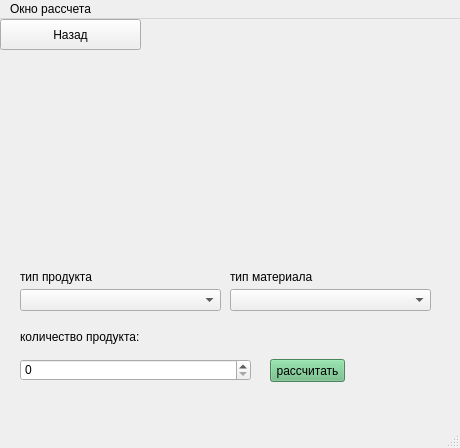
<?xml version="1.0" encoding="UTF-8"?>
<ui version="4.0">
 <class>MainWindow</class>
 <widget class="QMainWindow" name="MainWindow">
  <property name="geometry">
   <rect>
    <x>0</x>
    <y>0</y>
    <width>460</width>
    <height>448</height>
   </rect>
  </property>
  <property name="windowTitle">
   <string>MainWindow</string>
  </property>
  <widget class="QWidget" name="centralwidget">
   <widget class="QComboBox" name="comboBox">
    <property name="geometry">
     <rect>
      <x>20</x>
      <y>270</y>
      <width>201</width>
      <height>22</height>
     </rect>
    </property>
    <property name="font">
     <font>
      <family>Segoe UI</family>
     </font>
    </property>
   </widget>
   <widget class="QComboBox" name="comboBox_2">
    <property name="geometry">
     <rect>
      <x>230</x>
      <y>270</y>
      <width>201</width>
      <height>22</height>
     </rect>
    </property>
    <property name="font">
     <font>
      <family>Segoe UI</family>
     </font>
    </property>
   </widget>
   <widget class="QLabel" name="label">
    <property name="geometry">
     <rect>
      <x>20</x>
      <y>250</y>
      <width>131</width>
      <height>16</height>
     </rect>
    </property>
    <property name="font">
     <font>
      <family>Segoe UI</family>
     </font>
    </property>
    <property name="text">
     <string>тип продукта</string>
    </property>
   </widget>
   <widget class="QLabel" name="label_2">
    <property name="geometry">
     <rect>
      <x>230</x>
      <y>250</y>
      <width>181</width>
      <height>16</height>
     </rect>
    </property>
    <property name="font">
     <font>
      <family>Segoe UI</family>
     </font>
    </property>
    <property name="text">
     <string>тип материала</string>
    </property>
   </widget>
   <widget class="QLabel" name="label_3">
    <property name="geometry">
     <rect>
      <x>20</x>
      <y>310</y>
      <width>171</width>
      <height>16</height>
     </rect>
    </property>
    <property name="font">
     <font>
      <family>Segoe UI</family>
     </font>
    </property>
    <property name="text">
     <string>количество продукта:</string>
    </property>
   </widget>
   <widget class="QLabel" name="label_4">
    <property name="geometry">
     <rect>
      <x>20</x>
      <y>370</y>
      <width>421</width>
      <height>31</height>
     </rect>
    </property>
    <property name="font">
     <font>
      <family>Segoe UI</family>
     </font>
    </property>
    <property name="text">
     <string/>
    </property>
   </widget>
   <widget class="QPushButton" name="pushButton">
    <property name="geometry">
     <rect>
      <x>270</x>
      <y>340</y>
      <width>75</width>
      <height>23</height>
     </rect>
    </property>
    <property name="font">
     <font>
      <family>Segoe UI</family>
     </font>
    </property>
    <property name="styleSheet">
     <string notr="true">background-color: rgb(103, 186, 128);</string>
    </property>
    <property name="text">
     <string>расcчитать</string>
    </property>
   </widget>
   <widget class="QPushButton" name="pushButton_2">
    <property name="geometry">
     <rect>
      <x>0</x>
      <y>0</y>
      <width>141</width>
      <height>31</height>
     </rect>
    </property>
    <property name="font">
     <font>
      <family>Segoe UI</family>
     </font>
    </property>
    <property name="text">
     <string>Назад</string>
    </property>
   </widget>
   <widget class="QLabel" name="label_5">
    <property name="geometry">
     <rect>
      <x>190</x>
      <y>0</y>
      <width>261</width>
      <height>221</height>
     </rect>
    </property>
    <property name="text">
     <string/>
    </property>
    <property name="pixmap">
     <pixmap>../Ресурсы/Мастер пол.ico</pixmap>
    </property>
   </widget>
   <widget class="QSpinBox" name="spinBox">
    <property name="geometry">
     <rect>
      <x>20</x>
      <y>340</y>
      <width>231</width>
      <height>22</height>
     </rect>
    </property>
    <property name="maximum">
     <number>999999999</number>
    </property>
   </widget>
  </widget>
  <widget class="QMenuBar" name="menubar">
   <property name="geometry">
    <rect>
     <x>0</x>
     <y>0</y>
     <width>460</width>
     <height>21</height>
    </rect>
   </property>
   <widget class="QMenu" name="menu">
    <property name="title">
     <string>Окно рассчета</string>
    </property>
   </widget>
   <addaction name="menu"/>
  </widget>
  <widget class="QStatusBar" name="statusbar"/>
 </widget>
 <resources/>
 <connections/>
</ui>
